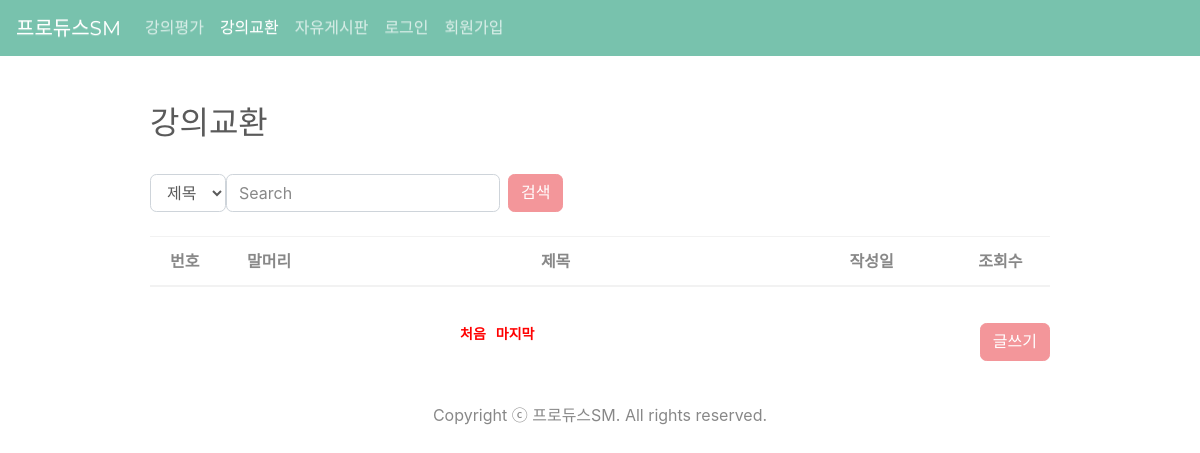
The app's page /page/trade.php, older data.
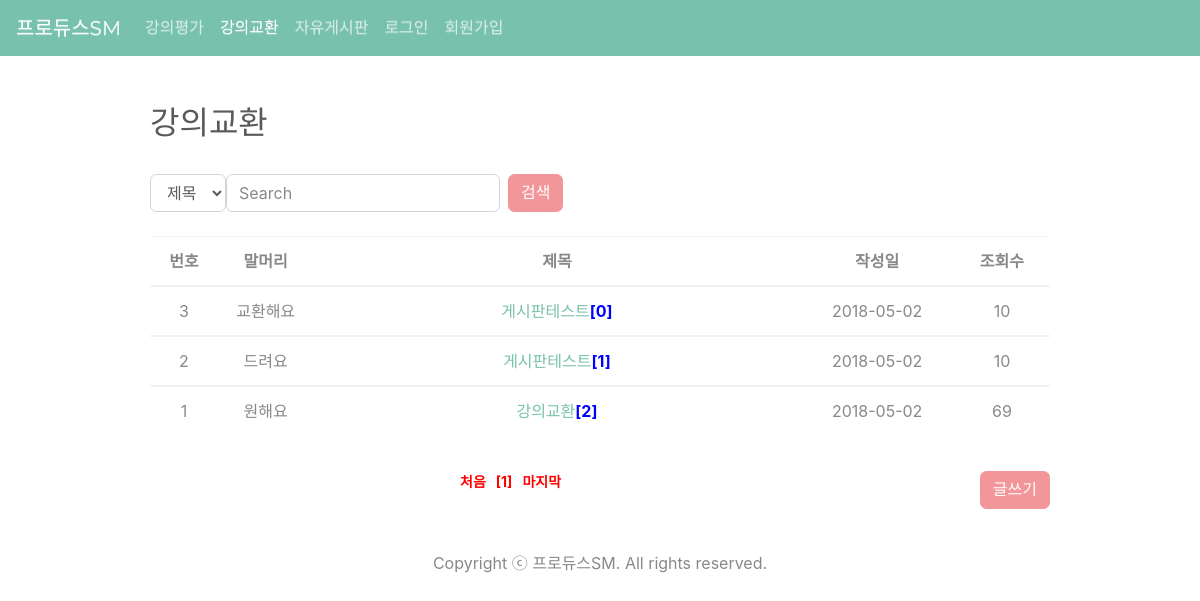
The same page, newer data.
### tables this page shows
CREATE TABLE `trade_board` (
  `idx` int(11) NOT NULL,
  `trade_header` varchar(45) NOT NULL,
  `name` varchar(100) NOT NULL,
  `title` varchar(100) NOT NULL,
  `content` text NOT NULL,
  `date` date NOT NULL,
  `hit` int(11) NOT NULL
);

### db.php (called while the page is built, shortened)
<?php
 $db = new mysqli("localhost","root","123456","producesm");
 $db->set_charset("utf8");
 function mq($sql){
   global $db;
   return $db->query($sql);
 }
 ?>

### page/trade.php (the view, shortened to what this page needs)
<?php	include "../db.php"; ?>
<!doctype html>
<html lang="ko">
 <head>
	<link rel="stylesheet" href="../css/board.css" />
	<link rel="stylesheet" href="../css/bootstrap.min.css">
	<link rel="stylesheet" href="../css/bootstrap-theme.min.css">
 </head>
 <nav class="navbar navbar-expand-lg navbar-dark bg-primary">
   <a class="navbar-brand" href="../index.php">프로듀스SM</a>
   <div class="collapse navbar-collapse" id="navbarColor01">
     <ul class="navbar-nav mr-auto">
       <li class="nav-item">
         <a class="nav-link" href="../page/evaluation.php">강의평가</a>
       </li>
       <li class="nav-item active">
         <a class="nav-link" href="../page/trade.php">강의교환 <span class="sr-only">(current)</span></a>
       </li>
       <li class="nav-item">
         <a class="nav-link" href="../page/list.php">자유게시판</a>
       </li>
			 <?php if(isset($_SESSION['userid'])){	?>
				 <li class="nav-item">
					 <a class="nav-link" href="../page/mypage.php">마이페이지</a>
				 </li>
				 <li class="nav-item">
					 <a class="nav-link" href="../member/logout.php">로그아웃</a>
				 </li>
			 <?php } else { ?>
			 <li class="nav-item">
				 <a class="nav-link" onclick="popupLogin();">로그인</a>
			 </li>
			 <li class="nav-item">
				 <a class="nav-link" onclick="popupRegister();">회원가입</a>
			 </li>
			 <?php } ?>
     </ul>
   </div>
 </nav>
 <body>
    <div id="board_area">
	 	 <br><br><h2>강의교환</h2>
		 <br>
		 <form class="form-inline my-2 my-lg-0">
	 		<div class="form-group">
	 			<form action="list.php" method="get">
	 		<select class="form-control" name = "searchColumn" id="exampleSelect1">
	 			<option<?php echo $searchColumn=='title'?'selected="selected"':null?> value="title">제목</option>
	 		</select>
	 		<input class="form-control mr-sm-2" type="text" name="searchText" value="<?php echo isset($searchText)?$searchText:null?>" placeholder="Search">
	 		<button class="btn btn-secondary my-2 my-sm-0" type="submit">검색</button>
	 	</form>
	 </div>
	 </form>
   <?php if(isset($_SESSION['userid'])){ ?>
     <div style="display:block">
       <h6 align="right"><?php echo $_SESSION['userid']; ?>님 환영합니다.</h6>
     </div>
   <?php } else { ?>
     <br>
   <?php } ?>
            <table class="table table-hover">
            	<thead>
                	<tr>
                    	<th width="70">번호</th>
												<th width="100">말머리</th>
                        <th width="480">제목</th>
                        <th width="160">작성일</th>
                        <th width="100">조회수</th>
                    </tr>
                </thead>
								<?php
                 if(isset($_GET['page'])){
                    $page = $_GET['page'];
                 }else{
                    $page = 1;
                 }
								$subString = '';
								if(isset($searchColumn) && isset($searchText)) {
								$searchSql = ' where ' . $searchColumn . ' like "%' . $searchText . '%"';
								} else {
								$searchSql = '';
								}
                    $bo_mq = mq("select * from trade_board");
                    $row_num = mysqli_num_rows($bo_mq);
                    $list = 5;
                    $block_ct = 5;
                    $block_num = ceil($page/$block_ct);
                    $block_start = (($block_num - 1) * $block_ct) + 1;
                    $block_end = $block_start + $block_ct - 1;
                    $total_page = ceil($row_num / $list);
										if($block_end > $total_page) $block_end = $total_page;
                    $start_num = ($page-1) * $list;
										$sql = mq("select * from trade_board $searchSql order by idx desc limit $start_num, $list");
                    while($trade_board = $sql->fetch_array()){
            		$title=$trade_board["title"];
                    $sql2 = mq("select * from trade_reply where con_num='".$trade_board['idx']."'");
                    $rep_count = mysqli_num_rows($sql2);
            		?>
            	<tbody>
            		<tr>
                        <td width="70"><?php echo $trade_board['idx']; ?></td>
												<td width="100"><?php echo $trade_board['trade_header']; ?></td>
                        <td width="520">
	                         <a href='trade_board/trade_read.php?idx=<?php echo $trade_board["idx"]; ?>'>
														 <?php   echo $title; ?><span class="re_ct">[<?php echo $rep_count; ?>]</span></a>
	                      </td>
                        <td width="100"><?php echo $trade_board['date']?></td>
                        <td width="100"><?php echo $trade_board['hit']; ?></td>
                    </tr>
            	</tbody>
            	<?php } ?>
            </table>
						<div id="page_num">
                <ul>
									<?php
											if($page <= 1){
													echo "<li class='fo_re'>처음</li>";
											}else{
													echo "<li><a href=?page=1".$subString.">처음</a></li>";
											}
											for($i=$block_start; $i<=$block_end; $i++){
													if($page == $i){
															echo "<li class='fo_re'>[$i]</li>";
													}else{
															echo "<li><a href='?page=$i".$subString."'>[$i]</a></li>";
													}
											}
											if($page >= $total_page){
													echo "<li class='fo_re'>마지막</li>";
											}else{
													echo "<li><a href=?page=$total_page".$subString.">마지막</a></li>";
											}
									?>
                </ul>
            </div>
            <div id="write_btn">
              <a class="btn btn-secondary my-2 my-sm-0" data-toggle="modal" href="trade_board/trade_write.php">글쓰기</a>
            </div>
        </div>
				<div class="container" style="padding-top:100px;">
					<p class="text-center">Copyright ⓒ 프로듀스SM. All rights reserved.</p>
				</div>
    </body>
</html>

### css/board.css (style rules this page uses)
a { text-decoration: none; color:#333; }
ul li { list-style:none; }
#board_area { width: 900px; margin: 0 auto; position: relative; }
#write_btn { position: absolute; margin-top:20px; right: 0; }
.re_ct { font-weight:bold; color:blue; }
.fo_re { font-weight: bold; color:red; }
#page_num { position: absolute; left: 260px; margin-top:20px; font-size: 14px; }
#page_num ul li { float: left; margin-left: 10px; }

### page/trade.php (style rules this page uses)
th { text-align: center; }
td { text-align: center; }

Row changes from the older to the newer data that the page shows:
added trade_board: idx "3", trade_header "교환해요", title "게시판테스트", rep_count "0", date "2018-05-02", hit "10"
added trade_board: idx "2", trade_header "드려요", title "게시판테스트", rep_count "1", date "2018-05-02", hit "10"
added trade_board: idx "1", trade_header "원해요", title "강의교환", rep_count "2", date "2018-05-02", hit "69"
Text that changed along with them:
new list line: "[ 1 ]"
